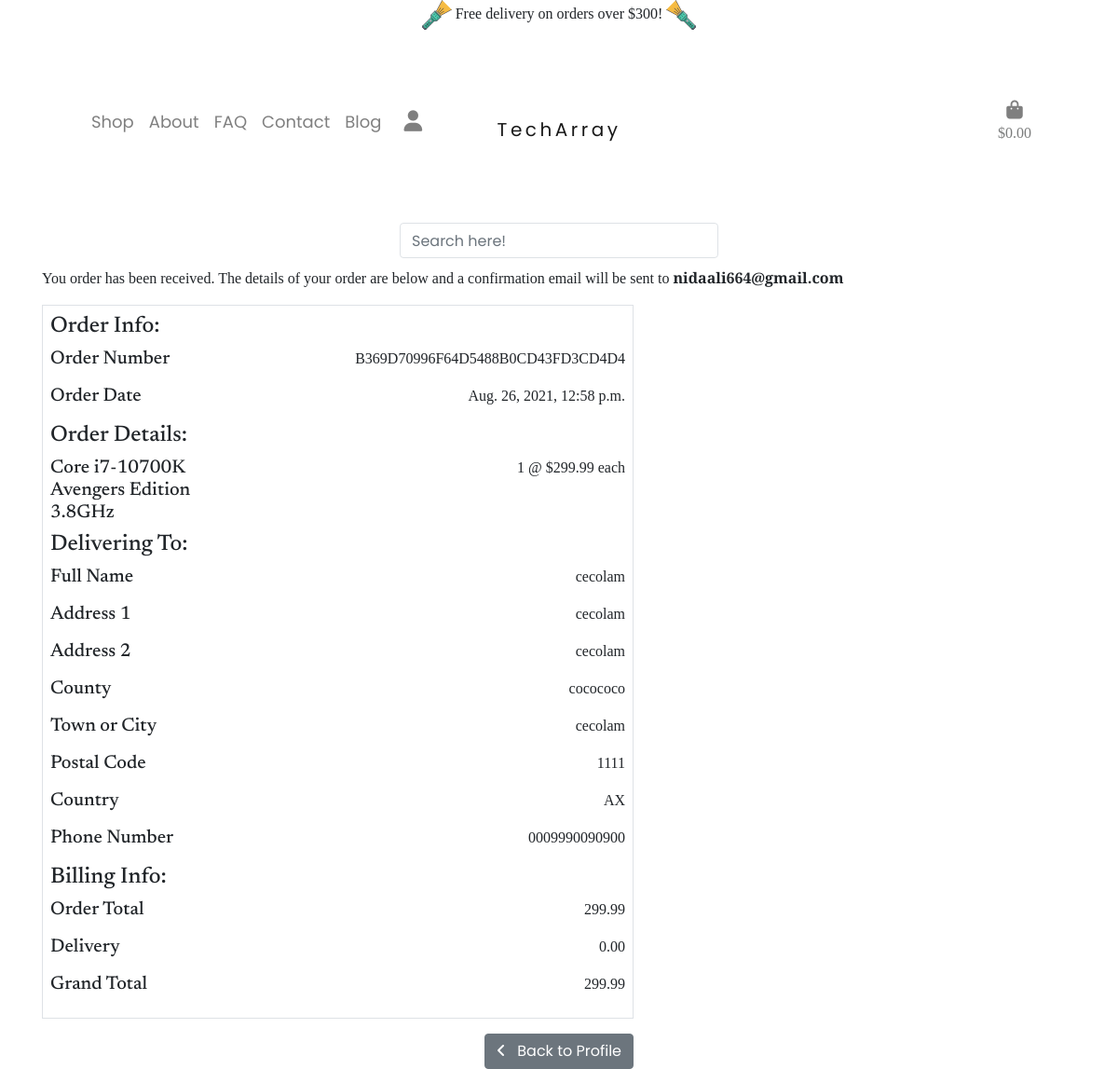
/profile/order_history/B369D70996F64D5488B0CD43FD3CD4D4 (signed in), run on the app's committed database.
### checkout/models.py (models this page shows, shortened)
class Order(models.Model):
    order_number = models.CharField(max_length=32, null=False, editable=False)
    user_profile = models.ForeignKey(UserProfile, on_delete=models.SET_NULL,
                                     null=True, blank=True, related_name='orders')
    full_name = models.CharField(max_length=50, null=False, blank=False)
    email = models.EmailField(max_length=254, null=False, blank=False)
    phone_number = models.CharField(max_length=20, null=False, blank=False)
    country = CountryField(blank_label='Country *', null=False, blank=False)
    postcode = models.CharField(max_length=20, null=True, blank=True)
    town_or_city = models.CharField(max_length=40, null=False, blank=False)
    street_address1 = models.CharField(max_length=80, null=False, blank=False)
    street_address2 = models.CharField(max_length=80, null=True, blank=True)
    county = models.CharField(max_length=80, null=True, blank=True)
    date = models.DateTimeField(auto_now_add=True)
    delivery_cost = models.DecimalField(max_digits=6, decimal_places=2, null=False, default=0)
    order_total = models.DecimalField(max_digits=10, decimal_places=2, null=False, default=0)
    grand_total = models.DecimalField(max_digits=10, decimal_places=2, null=False, default=0)
    original_bag = models.TextField(null=False, blank=False, default='')
    stripe_pid = models.CharField(max_length=254, null=False, blank=False, default='')

class OrderLineItem(models.Model):
    order = models.ForeignKey(Order, null=False, blank=False, on_delete=models.CASCADE, related_name='lineitems') or 0
    product = models.ForeignKey(Product, null=False, blank=False, on_delete=models.CASCADE)
    quantity = models.IntegerField(null=False, blank=False, default=0)
    lineitem_total = models.DecimalField(max_digits=6, decimal_places=2, null=False, blank=False, editable=False)

### products/models.py (models this page shows, shortened)
class Product(models.Model):
    category = models.ForeignKey('Category', null=True, blank=True, on_delete=models.SET_NULL)
    sku = models.UUIDField(default=uuid.uuid4, editable=True, unique=True)
    name = models.CharField(max_length=254)
    description = models.TextField()
    price = models.DecimalField(max_digits=6, decimal_places=2)
    image_url = models.URLField(max_length=1024, null=True, blank=True)
    image = models.ImageField(null=True, blank=True)

### profiles/views.py (the view)
# urls.py: path('order_history/<order_number>', views.order_history, name='order_history'),
def order_history(request, order_number):
    order = get_object_or_404(Order, order_number=order_number)
    messages.info(request, (
        f'This is a past confirmation for order number {order_number}. '
        'A confirmation email was sent on the order date.'
    ))
    template = 'checkout/checkout_success.html'
    context = {
        'order': order,
        'from_profile': True,
    }
    return render(request, template, context)

### bag/contexts.py (called while the page is built, shortened)
def bag_contents(request):
    bag_items = []
    total = 0
    product_count = 0
    bag = request.session.get('bag', {})
    if total < settings.FREE_DELIVERY_THRESHOLD:
        delivery = total * Decimal(settings.STANDARD_DELIVERY_PERCENTAGE / 100)
        free_delivery_delta = settings.FREE_DELIVERY_THRESHOLD - total
    else:
        delivery = 0
        free_delivery_delta = 0
    grand_total = delivery + total
    context = {
        'bag_items': bag_items,
        'total': total,
        'product_count': product_count,
        'delivery': delivery,
        'free_delivery_delta': free_delivery_delta,
        'free_delivery_threshold': settings.FREE_DELIVERY_THRESHOLD,
        'grand_total': grand_total,
    }
    return context

### checkout/templates/checkout/checkout_success.html (shortened to what this page needs)
{% extends "base.html" %}
{% load static %}
{% block content %}
{% block extracss %}
<link rel="stylesheet" href="{% static 'checkout/css/checkout.css' %}" />
{% endblock %}
<div class="checkout-padding"></div>
<div class="container bag-container">
    <div class="row">
        <div class="col">
            <h2>Thank You</h2>
            <p>
                You order has been received. The details of your order are below and a
                confirmation email will be sent to <strong>{{ order.email }}</strong>
            </p>
        </div>
    </div>
    <div class="row">
        <div class="col-12 col-lg-7">
            <div class="order-confirmation p-2 border">
                <div class="row">
                    <div class="col">
                        <h4>Order Info:</h4>
                    </div>
                </div>
                <div class="row">
                    <div class="col-12 col-md-4">
                        <h5>Order Number</h5>
                    </div>
                    <div class="col-12 col-md-8 text-md-right">
                        <p>{{ order.order_number }}</p>
                    </div>
                </div>
                <div class="row">
                    <div class="col-12 col-md-4">
                        <h5>Order Date</h5>
                    </div>
                    <div class="col-12 col-md-8 text-md-right">
                        <p>{{ order.date }}</p>
                    </div>
                </div>
                <div class="row">
                    <div class="col">
                        <h4>Order Details:</h4>
                    </div>
                </div>
                {% for item in order.lineitems.all %}
                <div class="row">
                    <div class="col-12 col-md-4">
                        <h5>{{ item.product.name }}</h5>
                    </div>
                    <div class="col-12 col-md-8 text-md-right">
                        <p>{{ item.quantity }} @ ${{ item.product.price }} each</p>
                    </div>
                </div>
                {% endfor %}
                <div class="row">
                    <div class="col">
                        <h4>Delivering To:</h4>
                    </div>
                </div>
                <div class="row">
                    <div class="col-12 col-md-4">
                        <h5>Full Name</h5>
                    </div>
                    <div class="col-12 col-md-8 text-md-right">
                        <p>{{ order.full_name }}</p>
                    </div>
                </div>
                <div class="row">
                    <div class="col-12 col-md-4">
                        <h5>Address 1</h5>
                    </div>
                    <div class="col-12 col-md-8 text-md-right">
                        <p>{{ order.street_address1 }}</p>
                    </div>
                </div>
                {% if order.street_address2 %}
                <div class="row">
                    <div class="col-12 col-md-4">
                        <h5>Address 2</h5>
                    </div>
                    <div class="col-12 col-md-8 text-md-right">
                        <p>{{ order.street_address1 }}</p>
                    </div>
                </div>
                {% endif %} {% if order.county %}
                <div class="row">
                    <div class="col-12 col-md-4">
                        <h5>County</h5>
                    </div>
                    <div class="col-12 col-md-8 text-md-right">
                        <p>{{ order.county }}</p>
                    </div>
                </div>
                {% endif %}
                <div class="row">
                    <div class="col-12 col-md-4">
                        <h5>Town or City</h5>
                    </div>
                    <div class="col-12 col-md-8 text-md-right">
                        <p>{{ order.town_or_city }}</p>
                    </div>
                </div>
                {% if order.postcode %}
                <div class="row">
                    <div class="col-12 col-md-4">
                        <h5>Postal Code</h5>
                    </div>
                    <div class="col-12 col-md-8 text-md-right">
                        <p>{{ order.postcode }}</p>
                    </div>
                </div>
                {% endif %}
                <div class="row">
                    <div class="col-12 col-md-4">
                        <h5>Country</h5>
                    </div>
                    <div class="col-12 col-md-8 text-md-right">
                        <p>{{ order.country }}</p>
                    </div>
                </div>
                <div class="row">
                    <div class="col-12 col-md-4">
                        <h5>Phone Number</h5>
                    </div>
                    <div class="col-12 col-md-8 text-md-right">
                        <p>{{ order.phone_number }}</p>
                    </div>
                </div>
                <div class="row">
                    <div class="col">
                        <h4>Billing Info:</h4>
                    </div>
                </div>
                <div class="row">
                    <div class="col-12 col-md-4">
                        <h5>Order Total</h5>
                    </div>
                    <div class="col-12 col-md-8 text-md-right">
                        <p>{{ order.order_total }}</p>
                    </div>
                </div>
                <div class="row">
                    <div class="col-12 col-md-4">
                        <h5>Delivery</h5>
                    </div>
                    <div class="col-12 col-md-8 text-md-right">
                        <p>{{ order.delivery_cost }}</p>
                    </div>
                </div>
                <div class="row">
                    <div class="col-12 col-md-4">
                        <h5>Grand Total</h5>
                    </div>
                    <div class="col-12 col-md-8 text-md-right">
                        <p>{{ order.grand_total }}</p>
                    </div>
                </div>
            </div>
        </div>
    </div>
    <div class="row">
        <div class="col-12 col-lg-7 text-right mt-3">
            {% if from_profile %}
            <a href="{% url 'profile' %}" class="btn btn-secondary">
                <span class="icon mr-2">
                    <i class="fas fa-angle-left"></i>
                </span>
                <span>Back to Profile</span>
            </a>
            {% endif %}
        </div>
    </div>
</div>
{% endblock %}

### static/css/base.css (style rules this page uses)
* { margin: 0; padding: 0; }
html, body { width: auto; overflow-x: hidden!important ; }
body { font-family: 'Poppins', serif; }
p { font-family: 'Spectral', serif; font-weight: 500 !important; }
h2 { color: #5a5656; }
.checkout-padding { padding-top: 15em; }
.order-confirmation { font-family: 'Newsreader', sans-serif; }

### data on the page
Order: email "nidaali664@gmail.com", order_number "B369D70996F64D5488B0CD43FD3CD4D4", date "Aug. 26, 2021, 12:58 p.m.", full_name "cecolam", street_address1 "cecolam", county "cocococo", town_or_city "cecolam", postcode "1111", country "AX", phone_number "0009990090900", order_total "299.99", delivery_cost "0.00", grand_total "299.99"
OrderLineItem: product.name "Core i7-10700K Avengers Edition 3.8GHz", quantity "1", product.price "299.99"

### other printed values
{{ free_delivery_threshold }} "300"
